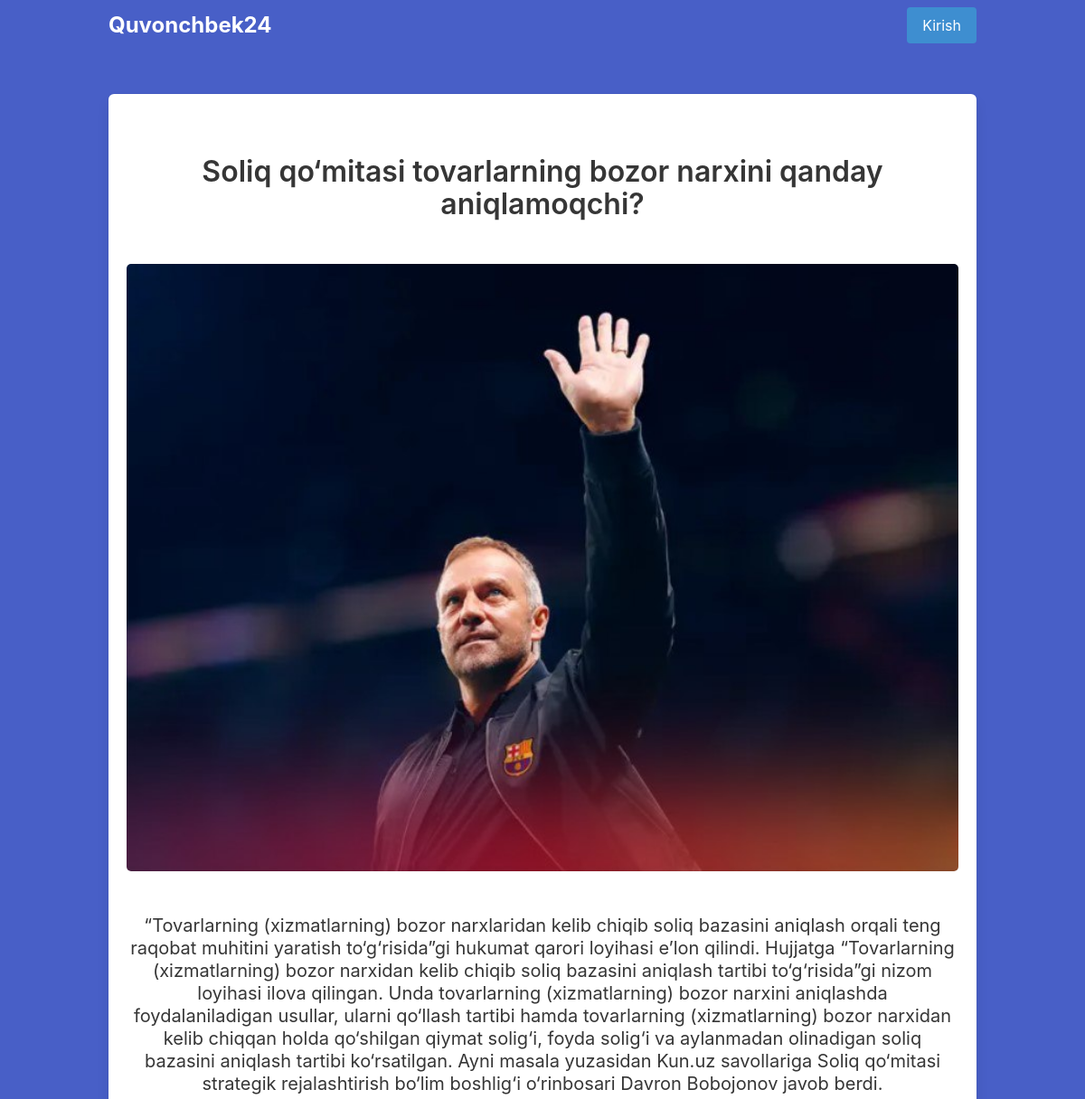
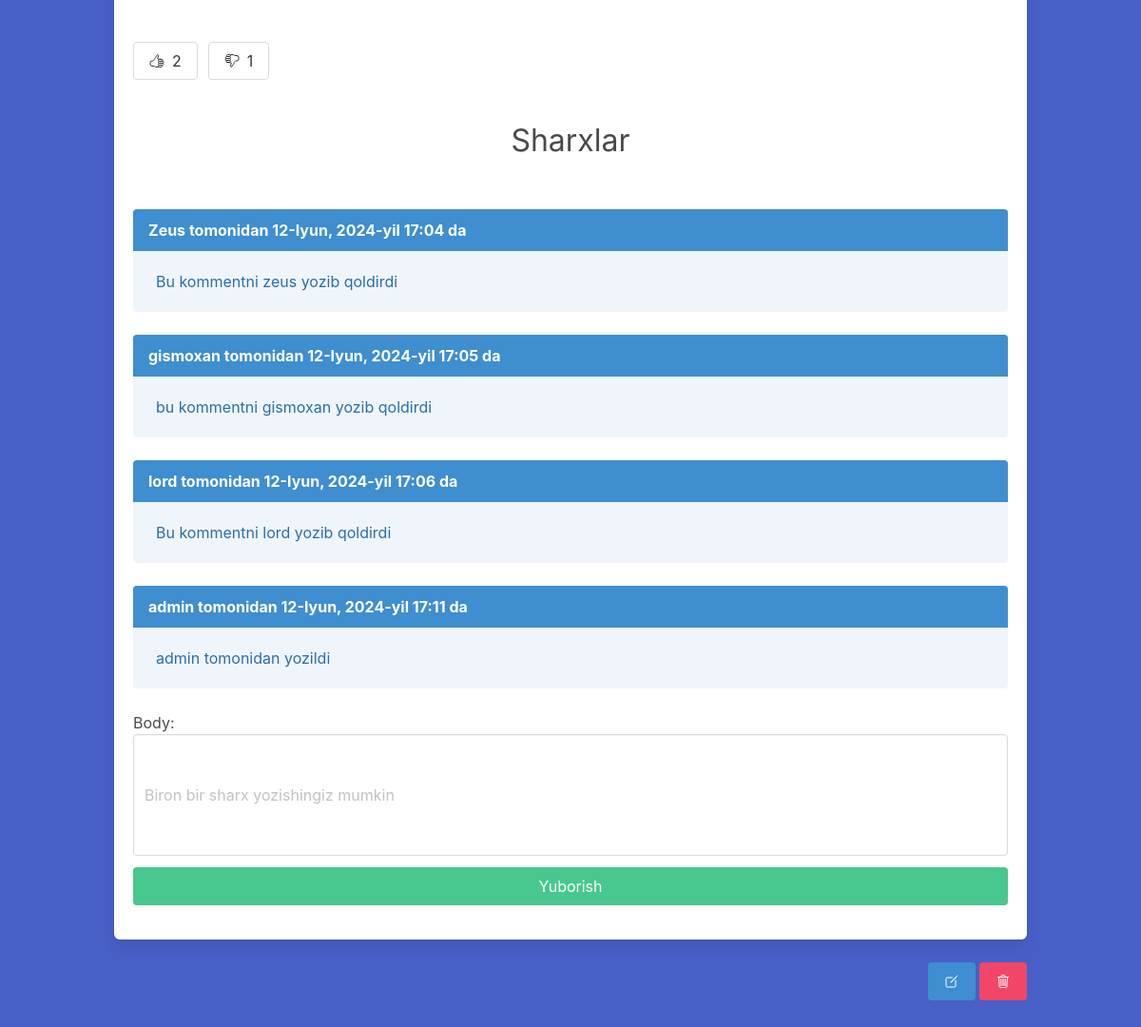
Page /ukraina/ on the committed database (2 pictures, top to bottom).
### crud/models.py (models this page shows, shortened)
class Article(models.Model):
    title = models.CharField(max_length=250)
    text = models.TextField()
    slug = models.SlugField(unique=True)
    date = models.DateField(auto_now=True)
    thumb = models.ImageField(blank=True)
    author = models.ForeignKey(User, default=None, on_delete=models.CASCADE)
    likes = models.ManyToManyField(User, related_name='article_likes')
    dislikes = models.ManyToManyField(User, related_name='article_dislikes')
    def __str__(self):
        return self.title
    def total_likes(self):
        return self.likes.count()
    def total_dislikes(self):
        return self.dislikes.count()

class Comment(models.Model):
    article = models.ForeignKey(Article, on_delete=models.CASCADE, null=True)
    user = models.ForeignKey(User, on_delete=models.CASCADE)
    body = models.TextField()
    date_added = models.DateTimeField(auto_now_add=True)

### crud/views.py (the view, shortened to what this page needs)
# urls.py: path('<slug>/', article_detail, name='article_detail'),
def article_detail(request, slug):
    article = Article.objects.get(slug=slug)
    form = CommentForm()
    context = {
        'article': article,
        'form': form,
    }
    return render(request, 'article_detail.html', context)

### crud/forms.py
class CommentForm(forms.ModelForm):
    body = forms.CharField(widget=forms.TextInput(attrs={
        "class": "textarea",
        "size": "40",
        "placeholder": "Biron bir sharx yozishingiz mumkin"
    }))
    class Meta:
        model = Comment
        fields = ['body',]

### templates/article_detail.html (shortened to what this page needs)
{% extends 'base.html' %}
{% block content %}
    <div class="container">
        <div class="columns is-centered">
            <div class="column">
                <div class="box">
                    <div class="title has-text-dark has-text-centered my-6">
                        {{ article }}
                    </div>
                    <img src="{{ article.thumb.url }}" alt="" class="image is-centered"
                    style="min-width: 100%; border-radius: 5px">
                    <div class="subtitle has-text-dark has-text-centered my-6">{{ article.text }}</div>
                    {% if user not in article.likes.all and user not in article.dislikes.all %}
                    <div class="columns">
                    <div class="column is-1">
                        <form action="{% url 'article_like' article.slug %}" method="post" class="has-text-right">
                            <button type="submit" class="button">
                                <ion-icon name="thumbs-up-outline"></ion-icon>
                                <span class="ml-2">{{ article.total_likes }}</span>
                            </button>
                        </form>
                    </div>
                    <div class="column is-1">
                        <form action="{% url 'article_dislike' article.slug %}" method="post" class="has-text-right">
                            <button type="submit" class="button">
                                <ion-icon name="thumbs-down-outline"></ion-icon>
                                <span class="ml-2">{{ article.total_dislikes }}</span>
                            </button>
                        </form>
                    </div>
                </div>
                    {% endif %}
                    {% if not article.comment_set.all %}
                        <div class="has-text-centered has-text-grey-light is-size-5 mx-5">
                            Bu postda hech kim komment yozmagan
                        </div>
                    {% else %}
                        <p class="has-text-centered is-size-3 mb-6">Sharxlar</p>
                        {% for comment in article.comment_set.all %}
                            <article class="message is-info">
                                <div class="message-header">
                                    {{ comment.user }} tomonidan {{ comment.date_added }} da
                                </div>
                                <div class="message-body">{{ comment.body }}</div>
                            </article>
                        {% endfor %}
                    {% endif %}
                    <form method="POST" class="comment">
                        {{ form }}
                        <button class="button is-success mt-3 is-fullwidth">Yuborish</button>
                    </form>
                </div>
                <div class="has-text-right">
                    <a href="{% url 'article_edit' article.slug %}" class="button is-info">
                        <ion-icon name="create-outline"></ion-icon>
                    </a>
                    <a href="{% url 'article_delete' article.slug %}" class="button is-danger">
                        <ion-icon name="trash-outline"></ion-icon>
                    </a>
                </div>
            </div>
        </div>
    </div>
{% endblock content %}

### templates/base.html (shortened to what this page needs)
{% load static %}
<html lang="en">
<head>
    <link rel="stylesheet" href="{% static 'css/style.css' %}">
    <link rel="stylesheet" href="{% static 'bulma.css' %}">
    <link rel="stylesheet" href="https://cdn.jsdelivr.net/npm/bulma@0.9.4/css/bulma.min.css">
</head>
<body>
<section class="hero has-background-link is-fullheight">
    <div class="hero-head">
        <header class="navbar">
            <div class="container">
                <div class="navbar-brand">
                    <a class="navbar-item" href="{% url 'article_func' %}">
                        <h1 class="has-text-white has-text-weight-bold is-size-4">Quvonchbek24</h1>
                    </a>
                </div>
                <div id="navbarMenuHeroC" class="navbar-menu">
                    <div class="navbar-end">
                        {% if user.is_authenticated %}
                        <a href="" class="navbar-item button my-4 mx-1">
                            Welcome: {{ user }}
                        </a>
                        <form action="{% url 'article_func' %}" method="get">
                            <div class="field has-addons mt-4 mr-2">
                                <div class="control ">
                                    <input class="input is-info" type="search" placeholder= "Qidiruv Tizimi" name="search">
                                </div>
                                <div class="control">
                                    <button class="button is-info" type="submit">
                                        Qidiruv
                                    </button>
                                </div>
                            </div>
                        </form>
                        <span class="navbar-item">
                            <a href="{% url 'sign_out' %}" class="button is-info">
                                Chiqish
                            </a>
                        </span>
                        {% else %}
                        <span class="navbar-item">
                            <a href="{% url 'sign_in' %}" class="button is-info">Kirish </a>
                        </span>
                        {% endif %}
                    </div>
                </div>
            </div>
        </header>
    </div>
    <div class="hero-body">
        {% block content %}
        {% endblock %}
    </div>
</section>
</body>
</html>

### rows in the picture
Article: title "Soliq qo‘mitasi tovarlarning bozor narxini qanday aniqlamoqchi?", thumb (picture), text "“Tovarlarning (xizmatlarning) bozor narxlaridan kelib chiqib soliq bazasini aniqlash orqali teng raqobat muhitini yaratish to‘g‘risida”gi hukumat qarori loyihasi e’lon qilindi. Hujjatga “Tovarlarning (xizmatlarning) bozor narxidan kelib chiqib soliq bazasini aniqlash tartibi to‘g‘risida”gi nizom loyihasi ilova qilingan. Unda tovarlarning (xizmatlarning) bozor narxini aniqlashda foydalaniladigan usullar, ularni qo‘llash tartibi hamda tovarlarning (xizmatlarning) bozor narxidan kelib chiqqan holda qo‘shilgan qiymat solig‘i, foyda solig‘i va aylanmadan olinadigan soliq bazasini aniqlash tartibi ko‘rsatilgan. Ayni masala yuzasidan Kun.uz savollariga Soliq qo‘mitasi strategik rejalashtirish…", total_likes "2", total_dislikes "1"
Comment: user "Zeus", date_added "12-Iyun, 2024-yil 17:04", body "Bu kommentni zeus yozib qoldirdi"
Comment: user "gismoxan", date_added "12-Iyun, 2024-yil 17:05", body "bu kommentni gismoxan yozib qoldirdi"
Comment: user "lord", date_added "12-Iyun, 2024-yil 17:06", body "Bu kommentni lord yozib qoldirdi"
Comment: user "admin", date_added "12-Iyun, 2024-yil 17:11", body "admin tomonidan yozildi"
